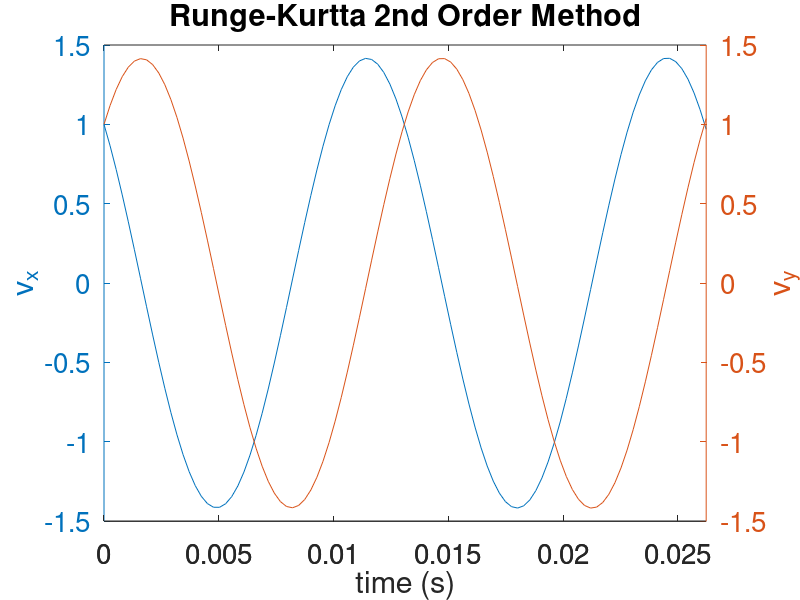

Recreate this plot in MATLAB. (Note: this script raises an error after producing the figure.)
%% RK2 and systems of equations, oscillating charge example
% charged particle moving in the x-y direction in a magnetic field which
% has only a z-component...
%
% m dv/dt = q v x B 
% (ma = F)
%
% v = (vx,vy); B=(0,0,B);
%
% Resulting in the following system of equations:
%    m dvx/dt = q vy B
%    m dvy/dt = -q vx B

q=-1.6e-19;
m=1.67e-27;
B=5e-6;
omega=q*B/m;    %frequency of oscillation (can be shown via solution by hand gives a SHO)
tmin=0;
tmax=2*2*pi/abs(omega);    % follow particle for one oscillation periods
t=linspace(tmin,tmax,100);
dt=t(2)-t(1);
lt=numel(t);

% for j=75:-1:1
%     omega=q*B/m;    %frequency of oscillation (can be shown via solution by hand gives a SHO)
%     tmin(j)=0;
%     tmax(j)=2*2*pi/abs(omega);    % follow particle for one oscillation periods
%     t(j)=linspace(tmin,tmax,75);
%     dt(j)=t(2)-t(1);
%     lt=numel(t); 
%     if 
%         
%     end %    
% end %for    

% RK2 Method
vx=zeros(1,lt);
vy=zeros(1,lt);
vx(1)=1;     % vx initial conditions
vy(1)=1;     % vy initial conditions
% Loop for applying RK2 to a system of two equations
for n=2:lt
    %step x and y components together, this is the half update
    vxhalf=vx(n-1)+dt/2*(omega*vy(n-1));
    vyhalf=vy(n-1)-dt/2*(omega*vx(n-1));
    
    %now the full update
    vx(n)=vx(n-1)+dt*(omega*vyhalf);
    vy(n)=vy(n-1)-dt*(omega*vxhalf);    
end %for


%RK4 method
vx4=zeros(1,lt);
vy4=zeros(1,lt);
vx4(1)=1e3;     % vx initial conditions
vy4(1)=1e3;     % vy initial conditions

% Loop for applying RK4 to a system of two equations
for n=2:lt
    k1x=dt*(omega*vy4(n-1));    %k1 for the x differential equation
    k1y=-dt*(omega*vx4(n-1));    %k1 for the y differential equation
    
    k2x=dt*omega*(vy4(n-1)+k1y/2);
    k2y=-dt*omega*(vx4(n-1)+k1x/2);
    
    k3x=dt*omega*(vy4(n-1)+k2y/2);
    k3y=-dt*omega*(vx4(n-1)+k2x/2); 
    
    k4x=dt*omega*(vy4(n-1)+k3y);
    k4y=-dt*omega*(vx4(n-1)+k3x); 
    
    vx4(n)=vx4(n-1)+1/6*(k1x+2*k2x+2*k3x+k4x);
    vy4(n)=vy4(n-1)+1/6*(k1y+2*k2y+2*k3y+k4y);
end %for

%RK2 Integrate velocity to get position as a fn. of time, this assumes that the
%particle is initially at x,y = (0,0)
x=cumtrapz(t,vx);    %Matlab built-in for accumulating an integral value
y=cumtrapz(t,vy);
vz=1e3;
z=vz*t;

%RK4 integrate velocity to get position as a fn. of time, this assumes that the
%particle is initially at x,y = (0,0)
x4=cumtrapz(t,vx4);
y4=cumtrapz(t,vy4);
vz4=1e3;
z4=vz4*t;

% Plot velocity solutions for both RK2 and RK4
figure(1);
ax=plotyy(t,vx,t,vy);
set(ax(1),'FontSize',20);
set(ax(2),'FontSize',20);
xlabel('time (s)');
ylabel(ax(1),'v_x');
ylabel(ax(2),'v_y');
title('Runge-Kurtta 2nd Order Method');
r
figure(2);
ax4=plotyy(t,vx4,t,vy4);
set(ax(1),'FontSize',20);
set(ax(2),'FontSize',20);
xlabel('time (s)');
ylabel(ax(1),'v_x');
ylabel(ax(2),'v_y');
title('Runge-Kutta 4th Order Method');

% Comet plot demo
figure(3);
comet3(x,y,z);
set(gca,'FontSize',20);
xlabel('x');
ylabel('y');
zlabel('z');
title('Runge-Kutta 2nd Order Method');

figure(4);
comet3(x4,y4,z4);
set(gca,'FontSize',20);
xlabel('x');
ylabel('y');
zlabel('z');
title('Runge-Kutta 4th Order Method');
